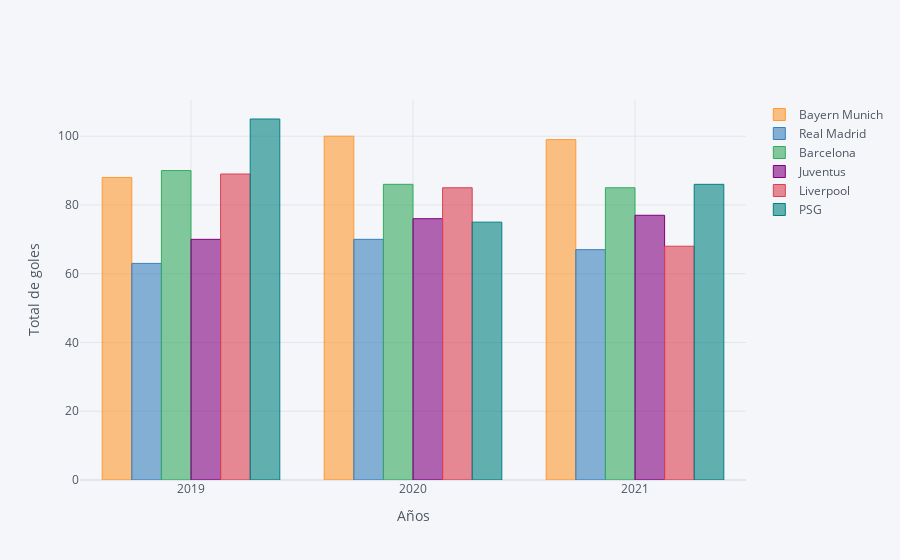

Notebook code cell kept with this figure:
### Markdown cell above
# Barplot agrupado por n-variables

### Code cell
# filter years out
df_ligas_sample = df_ligas[df_ligas.index.isin([2019, 2020, 2021])]

# plotting
df_ligas_sample.iplot(kind='bar', xTitle='Años',
                           yTitle='Total de goles')

### Figure 1 — Plotly figure (JSON) as saved in the notebook; plotly's stock layout.template omitted (floating-point values rounded to 4 significant figures)
{"data": [{"marker": {"color": "rgba(255, 153, 51, 0.6)", "line": {"color": "rgba(255, 153, 51, 1.0)", "width": 1}}, "name": "Bayern Munich", "orientation": "v", "text": "", "type": "bar", "x": [2019, 2020, 2021], "y": [88, 100, 99]}, {"marker": {"color": "rgba(55, 128, 191, 0.6)", "line": {"color": "rgba(55, 128, 191, 1.0)", "width": 1}}, "name": "Real Madrid", "orientation": "v", "text": "", "type": "bar", "x": [2019, 2020, 2021], "y": [63, 70, 67]}, {"marker": {"color": "rgba(50, 171, 96, 0.6)", "line": {"color": "rgba(50, 171, 96, 1.0)", "width": 1}}, "name": "Barcelona", "orientation": "v", "text": "", "type": "bar", "x": [2019, 2020, 2021], "y": [90, 86, 85]}, {"marker": {"color": "rgba(128, 0, 128, 0.6)", "line": {"color": "rgba(128, 0, 128, 1.0)", "width": 1}}, "name": "Juventus", "orientation": "v", "text": "", "type": "bar", "x": [2019, 2020, 2021], "y": [70, 76, 77]}, {"marker": {"color": "rgba(219, 64, 82, 0.6)", "line": {"color": "rgba(219, 64, 82, 1.0)", "width": 1}}, "name": "Liverpool", "orientation": "v", "text": "", "type": "bar", "x": [2019, 2020, 2021], "y": [89, 85, 68]}, {"marker": {"color": "rgba(0, 128, 128, 0.6)", "line": {"color": "rgba(0, 128, 128, 1.0)", "width": 1}}, "name": "PSG", "orientation": "v", "text": "", "type": "bar", "x": [2019, 2020, 2021], "y": [105, 75, 86]}], "layout": {"autosize": true, "legend": {"bgcolor": "#F5F6F9", "font": {"color": "#4D5663"}}, "paper_bgcolor": "#F5F6F9", "plot_bgcolor": "#F5F6F9", "title": {"font": {"color": "#4D5663"}}, "xaxis": {"autorange": true, "gridcolor": "#E1E5ED", "range": [2018.0, 2022.0], "showgrid": true, "tickfont": {"color": "#4D5663"}, "title": {"font": {"color": "#4D5663"}, "text": "Años"}, "type": "linear", "zerolinecolor": "#E1E5ED"}, "yaxis": {"autorange": true, "gridcolor": "#E1E5ED", "range": [0, 110.5], "showgrid": true, "tickfont": {"color": "#4D5663"}, "title": {"font": {"color": "#4D5663"}, "text": "Total de goles"}, "type": "linear", "zerolinecolor": "#E1E5ED"}}}
